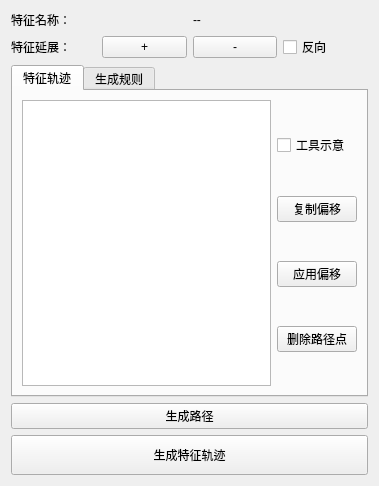
<?xml version="1.0" encoding="UTF-8"?>
<ui version="4.0">
 <class>TaskBox_FeaturePathPanel</class>
 <widget class="QWidget" name="TaskBox_FeaturePathPanel">
  <property name="geometry">
   <rect>
    <x>0</x>
    <y>0</y>
    <width>379</width>
    <height>486</height>
   </rect>
  </property>
  <property name="maximumSize">
   <size>
    <width>380</width>
    <height>16777215</height>
   </size>
  </property>
  <property name="windowTitle">
   <string>Form</string>
  </property>
  <layout class="QVBoxLayout" name="verticalLayout_3">
   <item>
    <layout class="QHBoxLayout" name="horizontalLayout">
     <item>
      <widget class="QLabel" name="label">
       <property name="text">
        <string>特征名称：</string>
       </property>
      </widget>
     </item>
     <item>
      <widget class="QLabel" name="label_2">
       <property name="text">
        <string>--</string>
       </property>
      </widget>
     </item>
    </layout>
   </item>
   <item>
    <layout class="QHBoxLayout" name="horizontalLayout_2">
     <item>
      <widget class="QLabel" name="label_3">
       <property name="text">
        <string>特征延展：</string>
       </property>
      </widget>
     </item>
     <item>
      <widget class="QPushButton" name="pushButton">
       <property name="text">
        <string>+</string>
       </property>
      </widget>
     </item>
     <item>
      <widget class="QPushButton" name="pushButton_2">
       <property name="text">
        <string>-</string>
       </property>
      </widget>
     </item>
     <item>
      <widget class="QCheckBox" name="checkBox">
       <property name="text">
        <string>反向</string>
       </property>
      </widget>
     </item>
    </layout>
   </item>
   <item>
    <layout class="QVBoxLayout" name="verticalLayout_2">
     <item>
      <widget class="QTabWidget" name="tabWidget">
       <property name="currentIndex">
        <number>0</number>
       </property>
       <widget class="QWidget" name="tab">
        <attribute name="title">
         <string>特征轨迹</string>
        </attribute>
        <layout class="QHBoxLayout" name="horizontalLayout_3">
         <item>
          <widget class="QListView" name="listView"/>
         </item>
         <item>
          <layout class="QVBoxLayout" name="verticalLayout">
           <item>
            <widget class="QCheckBox" name="checkBox_2">
             <property name="text">
              <string>工具示意</string>
             </property>
            </widget>
           </item>
           <item>
            <widget class="QPushButton" name="pushButton_5">
             <property name="text">
              <string>复制偏移</string>
             </property>
            </widget>
           </item>
           <item>
            <widget class="QPushButton" name="pushButton_6">
             <property name="text">
              <string>应用偏移</string>
             </property>
            </widget>
           </item>
           <item>
            <widget class="QPushButton" name="pushButton_7">
             <property name="text">
              <string>删除路径点</string>
             </property>
            </widget>
           </item>
          </layout>
         </item>
        </layout>
       </widget>
       <widget class="QWidget" name="tab_2">
        <attribute name="title">
         <string>生成规则</string>
        </attribute>
        <layout class="QVBoxLayout" name="verticalLayout_4">
         <item>
          <widget class="QTabWidget" name="tabWidget_2">
           <property name="tabPosition">
            <enum>QTabWidget::South</enum>
           </property>
           <property name="currentIndex">
            <number>0</number>
           </property>
           <widget class="QWidget" name="tab_3">
            <attribute name="title">
             <string>Tab 1</string>
            </attribute>
           </widget>
           <widget class="QWidget" name="tab_4">
            <attribute name="title">
             <string>Tab 2</string>
            </attribute>
           </widget>
          </widget>
         </item>
        </layout>
       </widget>
      </widget>
     </item>
     <item>
      <widget class="QPushButton" name="pushButton_4">
       <property name="text">
        <string>生成路径</string>
       </property>
      </widget>
     </item>
    </layout>
   </item>
   <item>
    <widget class="QPushButton" name="pushButton_doneEdit">
     <property name="minimumSize">
      <size>
       <width>0</width>
       <height>40</height>
      </size>
     </property>
     <property name="maximumSize">
      <size>
       <width>16777215</width>
       <height>16777215</height>
      </size>
     </property>
     <property name="text">
      <string>生成特征轨迹</string>
     </property>
    </widget>
   </item>
  </layout>
 </widget>
 <resources/>
 <connections/>
</ui>
